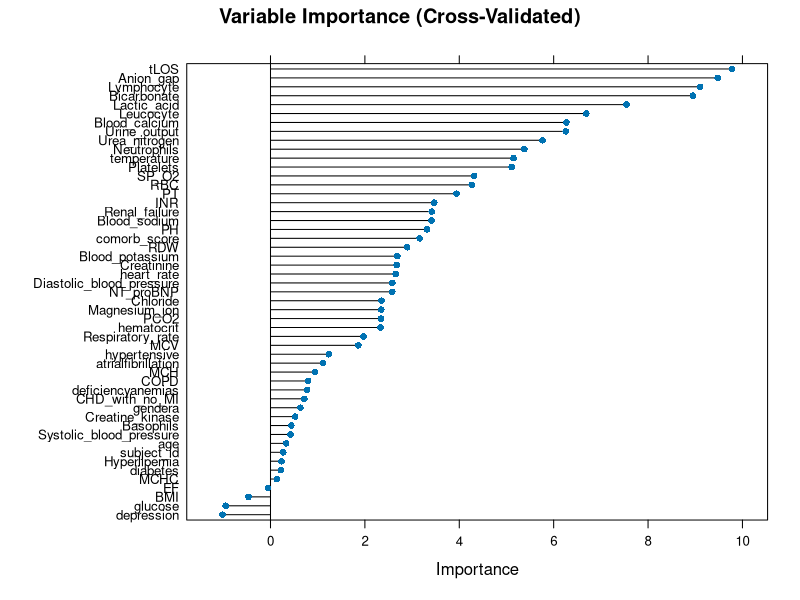
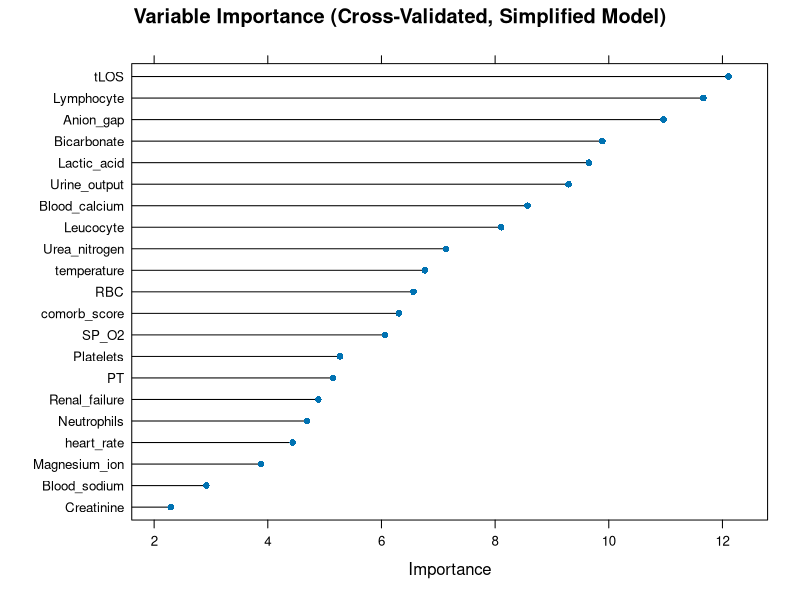

Source code (R) for these figures, in order:
## ---- chunk 1
# Load necessary libraries
library(data.table)
library(randomForest)
library(caret)
library(pROC)

# Load the dataset
RF_impute_df <- fread("RF_imputation_NEW.csv")

# Subset the data to exclude unnecessary columns
RF_complete_df <- subset(RF_impute_df, select = -c(deathtime, survival_time, LOS, Unnamed_0, V1, admittime, ID, group))

# Ensure the outcome variable is included and properly named
if (!("outcome" %in% names(RF_complete_df))) {
  stop("The 'outcome' column does not exist in the dataframe.")
}

# Ensure the outcome variable has valid factor levels
RF_complete_df$outcome <- factor(RF_complete_df$outcome, levels = unique(RF_complete_df$outcome), labels = make.names(unique(RF_complete_df$outcome)))

# Print the column names to verify
cat("Column names in the dataset:\n")
print(names(RF_complete_df))

# Prepare the predictor matrix and outcome variable
x_rf <- as.matrix(RF_complete_df[, setdiff(names(RF_complete_df), "outcome"), with = FALSE])
y_rf <- RF_complete_df$outcome

# Set seed for reproducibility
set.seed(510)

# Define cross-validation control
train_control <- trainControl(
  method = "cv",
  number = 10,
  classProbs = TRUE,
  summaryFunction = twoClassSummary,
  savePredictions = "final"
)

# Define the grid for hyperparameter tuning
tune_grid <- expand.grid(
  mtry = 10  # Number of variables randomly sampled as candidates at each split
)

# Train the Random Forest model using cross-validation with the specified parameters
rf_cv_model <- train(
  x = x_rf, 
  y = y_rf,
  method = "rf",
  trControl = train_control,
  tuneGrid = tune_grid,
  metric = "ROC",
  importance = TRUE,
  ntree = 500,  # Number of trees
  nodesize = 10  # Minimum size of terminal nodes
)

# Print the results of the cross-validation
print(rf_cv_model)

# Extract the cross-validated AUC
auc <- rf_cv_model$results$ROC[rf_cv_model$results$ROC == max(rf_cv_model$results$ROC)]
cat("Cross-validated AUC:", auc, "\n")

# Predict on the test data (if you have a separate test set)
# Here we use the cross-validated predictions
predictions <- rf_cv_model$pred$pred
probs <- rf_cv_model$pred[, make.names(levels(y_rf)[2])]  # Assuming the positive class is the second level

# Calculate log-loss
log_loss <- function(y_true, y_prob) {
  epsilon <- 1e-15
  y_prob <- pmax(epsilon, pmin(1 - epsilon, y_prob))
  -mean(y_true * log(y_prob) + (1 - y_true) * log(1 - y_prob))
}

# Convert factor levels to 0 and 1 for log-loss calculation
y_true <- ifelse(rf_cv_model$pred$obs == levels(y_rf)[2], 1, 0)
log_loss_value <- log_loss(y_true, probs)
cat("Cross-validated log-loss:", log_loss_value, "\n")

# Extract feature importances correctly
importance_rf <- varImp(rf_cv_model, scale = FALSE)
importance_values <- importance_rf$importance[, 1]  # Extract importance values

# Print feature importances
cat("Feature importances from Random Forest (cross-validated):\n")
print(importance_values)

# Plot feature importances
plot(importance_rf, main = "Variable Importance (Cross-Validated)")

# Select important features based on a threshold
important_vars <- rownames(importance_rf$importance)[importance_values > mean(importance_values)]
cat("Selected important variables:\n")
print(important_vars)


## ---- chunk 2
# Load necessary libraries
library(data.table)
library(randomForest)
library(caret)
library(pROC)

# Load the dataset
RF_impute_df <- fread("RF_imputation_NEW.csv")

# Subset the data to include only selected important variables and outcome
important_features <- c("Renal_failure", "heart_rate", "temperature", "SP_O2", "Urine_output", "RBC", "Leucocyte", "Platelets", 
                        "Neutrophils", "Lymphocyte", "PT", "Creatinine", "Urea_nitrogen", "Blood_sodium", "Blood_calcium", 
                        "Anion_gap", "Magnesium_ion", "Bicarbonate", "Lactic_acid", "comorb_score", "tLOS", "outcome")
RF_simplified_df <- RF_impute_df[, ..important_features]

# Ensure the outcome variable has valid factor levels
RF_simplified_df$outcome <- factor(RF_simplified_df$outcome, levels = unique(RF_simplified_df$outcome), labels = make.names(unique(RF_simplified_df$outcome)))

# Prepare the predictor matrix and outcome variable
x_simplified <- as.matrix(RF_simplified_df[, -"outcome", with = FALSE])
y_simplified <- RF_simplified_df$outcome

# Set seed for reproducibility
set.seed(510)

# Define cross-validation control
train_control <- trainControl(
  method = "cv",
  number = 10,
  classProbs = TRUE,
  summaryFunction = twoClassSummary,
  savePredictions = "final"
)

# Train the Random Forest model using cross-validation with the simplified dataset
rf_cv_model_simplified <- train(
  x = x_simplified, 
  y = y_simplified,
  method = "rf",
  trControl = train_control,
  metric = "ROC",
  importance = TRUE,
  ntree = 500,  # Number of trees
  nodesize = 10,  # Minimum size of terminal nodes
  tuneGrid = expand.grid(mtry = 10)  # Number of variables randomly sampled as candidates at each split
)

# Print the results of the cross-validation
print(rf_cv_model_simplified)

# Extract the cross-validated AUC
auc_simplified <- rf_cv_model_simplified$results$ROC[rf_cv_model_simplified$results$ROC == max(rf_cv_model_simplified$results$ROC)]
cat("Cross-validated AUC for simplified model:", auc_simplified, "\n")

# Predict on the test data (if you have a separate test set)
# Here we use the cross-validated predictions
predictions_simplified <- rf_cv_model_simplified$pred$pred
probs_simplified <- rf_cv_model_simplified$pred[, make.names(levels(y_simplified)[2])]  # Assuming the positive class is the second level

# Calculate log-loss
log_loss <- function(y_true, y_prob) {
  epsilon <- 1e-15
  y_prob <- pmax(epsilon, pmin(1 - epsilon, y_prob))
  -mean(y_true * log(y_prob) + (1 - y_true) * log(1 - y_prob))
}

# Convert factor levels to 0 and 1 for log-loss calculation
y_true_simplified <- ifelse(rf_cv_model_simplified$pred$obs == levels(y_simplified)[2], 1, 0)
log_loss_value_simplified <- log_loss(y_true_simplified, probs_simplified)
cat("Cross-validated log-loss for simplified model:", log_loss_value_simplified, "\n")

# Extract feature importances for the simplified model
importance_rf_simplified <- varImp(rf_cv_model_simplified, scale = FALSE)

# Print feature importances for the simplified model
cat("Feature importances from Random Forest (simplified model):\n")
print(importance_rf_simplified)

# Plot feature importances for the simplified model
plot(importance_rf_simplified, main = "Variable Importance (Cross-Validated, Simplified Model)")

